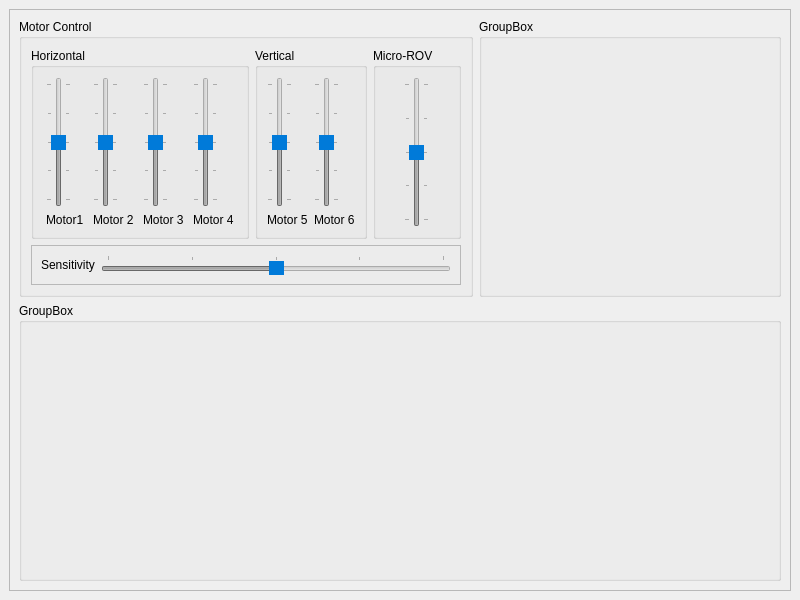
<?xml version="1.0" encoding="UTF-8"?>
<ui version="4.0">
 <class>MainWindow</class>
 <widget class="QMainWindow" name="MainWindow">
  <property name="windowModality">
   <enum>Qt::NonModal</enum>
  </property>
  <property name="geometry">
   <rect>
    <x>0</x>
    <y>0</y>
    <width>800</width>
    <height>600</height>
   </rect>
  </property>
  <property name="windowTitle">
   <string>Husky Explorer</string>
  </property>
  <property name="windowIcon">
   <iconset>
    <normaloff>husky.jpeg</normaloff>husky.jpeg</iconset>
  </property>
  <property name="toolButtonStyle">
   <enum>Qt::ToolButtonIconOnly</enum>
  </property>
  <property name="tabShape">
   <enum>QTabWidget::Rounded</enum>
  </property>
  <widget class="QWidget" name="centralwidget">
   <layout class="QGridLayout" name="gridLayout">
    <item row="0" column="0">
     <widget class="QFrame" name="frame">
      <property name="frameShape">
       <enum>QFrame::StyledPanel</enum>
      </property>
      <property name="frameShadow">
       <enum>QFrame::Raised</enum>
      </property>
      <layout class="QGridLayout" name="gridLayout_2" rowstretch="1,1" columnstretch="3,2">
       <item row="0" column="1">
        <widget class="QGroupBox" name="groupBox">
         <property name="title">
          <string>GroupBox</string>
         </property>
        </widget>
       </item>
       <item row="0" column="0">
        <widget class="QGroupBox" name="motorFrame">
         <property name="title">
          <string>Motor Control</string>
         </property>
         <layout class="QGridLayout" name="gridLayout_3" rowstretch="9,1" columnstretch="4,2,1">
          <item row="0" column="0">
           <widget class="QGroupBox" name="horizontalFrame">
            <property name="title">
             <string>Horizontal</string>
            </property>
            <layout class="QGridLayout" name="gridLayout_4">
             <item row="1" column="4">
              <widget class="QLabel" name="label_5">
               <property name="text">
                <string>Motor 4</string>
               </property>
              </widget>
             </item>
             <item row="1" column="3">
              <widget class="QLabel" name="label_4">
               <property name="text">
                <string>Motor 3</string>
               </property>
              </widget>
             </item>
             <item row="0" column="4">
              <widget class="QSlider" name="motorSlider_4">
               <property name="enabled">
                <bool>false</bool>
               </property>
               <property name="styleSheet">
                <string notr="true">QSlider::handle:vertical:disabled {background-color: rgb(0, 122, 217);}</string>
               </property>
               <property name="minimum">
                <number>1300</number>
               </property>
               <property name="maximum">
                <number>1700</number>
               </property>
               <property name="value">
                <number>1500</number>
               </property>
               <property name="orientation">
                <enum>Qt::Vertical</enum>
               </property>
               <property name="tickPosition">
                <enum>QSlider::TicksBothSides</enum>
               </property>
               <property name="tickInterval">
                <number>100</number>
               </property>
              </widget>
             </item>
             <item row="0" column="0">
              <widget class="QSlider" name="motorSlider_1">
               <property name="enabled">
                <bool>false</bool>
               </property>
               <property name="layoutDirection">
                <enum>Qt::LeftToRight</enum>
               </property>
               <property name="styleSheet">
                <string notr="true">QSlider::handle:vertical:disabled {background-color: rgb(0, 122, 217);}</string>
               </property>
               <property name="minimum">
                <number>1300</number>
               </property>
               <property name="maximum">
                <number>1700</number>
               </property>
               <property name="value">
                <number>1500</number>
               </property>
               <property name="orientation">
                <enum>Qt::Vertical</enum>
               </property>
               <property name="tickPosition">
                <enum>QSlider::TicksBothSides</enum>
               </property>
               <property name="tickInterval">
                <number>100</number>
               </property>
              </widget>
             </item>
             <item row="0" column="2">
              <widget class="QSlider" name="motorSlider_2">
               <property name="enabled">
                <bool>false</bool>
               </property>
               <property name="styleSheet">
                <string notr="true">QSlider::handle:vertical:disabled {background-color: rgb(0, 122, 217);}</string>
               </property>
               <property name="minimum">
                <number>1300</number>
               </property>
               <property name="maximum">
                <number>1700</number>
               </property>
               <property name="value">
                <number>1500</number>
               </property>
               <property name="orientation">
                <enum>Qt::Vertical</enum>
               </property>
               <property name="tickPosition">
                <enum>QSlider::TicksBothSides</enum>
               </property>
               <property name="tickInterval">
                <number>100</number>
               </property>
              </widget>
             </item>
             <item row="0" column="3">
              <widget class="QSlider" name="motorSlider_3">
               <property name="enabled">
                <bool>false</bool>
               </property>
               <property name="styleSheet">
                <string notr="true">QSlider::handle:vertical:disabled {background-color: rgb(0, 122, 217);}</string>
               </property>
               <property name="minimum">
                <number>1300</number>
               </property>
               <property name="maximum">
                <number>1700</number>
               </property>
               <property name="value">
                <number>1500</number>
               </property>
               <property name="orientation">
                <enum>Qt::Vertical</enum>
               </property>
               <property name="tickPosition">
                <enum>QSlider::TicksBothSides</enum>
               </property>
               <property name="tickInterval">
                <number>100</number>
               </property>
              </widget>
             </item>
             <item row="1" column="2">
              <widget class="QLabel" name="label_3">
               <property name="text">
                <string>Motor 2</string>
               </property>
              </widget>
             </item>
             <item row="1" column="0">
              <widget class="QLabel" name="label_2">
               <property name="text">
                <string>Motor1</string>
               </property>
               <property name="alignment">
                <set>Qt::AlignLeading|Qt::AlignLeft|Qt::AlignVCenter</set>
               </property>
              </widget>
             </item>
            </layout>
           </widget>
          </item>
          <item row="0" column="1">
           <widget class="QGroupBox" name="verticalFrame">
            <property name="title">
             <string>Vertical</string>
            </property>
            <layout class="QGridLayout" name="gridLayout_5">
             <item row="0" column="0">
              <widget class="QSlider" name="motorSlider_5">
               <property name="enabled">
                <bool>false</bool>
               </property>
               <property name="styleSheet">
                <string notr="true">QSlider::handle:vertical:disabled {background-color: rgb(0, 122, 217);}</string>
               </property>
               <property name="minimum">
                <number>1300</number>
               </property>
               <property name="maximum">
                <number>1700</number>
               </property>
               <property name="value">
                <number>1500</number>
               </property>
               <property name="orientation">
                <enum>Qt::Vertical</enum>
               </property>
               <property name="tickPosition">
                <enum>QSlider::TicksBothSides</enum>
               </property>
               <property name="tickInterval">
                <number>100</number>
               </property>
              </widget>
             </item>
             <item row="0" column="1">
              <widget class="QSlider" name="motorSlider_6">
               <property name="enabled">
                <bool>false</bool>
               </property>
               <property name="styleSheet">
                <string notr="true">QSlider::handle:vertical:disabled {background-color: rgb(0, 122, 217);}</string>
               </property>
               <property name="minimum">
                <number>1300</number>
               </property>
               <property name="maximum">
                <number>1700</number>
               </property>
               <property name="value">
                <number>1500</number>
               </property>
               <property name="orientation">
                <enum>Qt::Vertical</enum>
               </property>
               <property name="tickPosition">
                <enum>QSlider::TicksBothSides</enum>
               </property>
               <property name="tickInterval">
                <number>100</number>
               </property>
              </widget>
             </item>
             <item row="1" column="0">
              <widget class="QLabel" name="label_6">
               <property name="text">
                <string>Motor 5</string>
               </property>
              </widget>
             </item>
             <item row="1" column="1">
              <widget class="QLabel" name="label_7">
               <property name="text">
                <string>Motor 6</string>
               </property>
              </widget>
             </item>
            </layout>
           </widget>
          </item>
          <item row="0" column="2">
           <widget class="QGroupBox" name="uRovFrame">
            <property name="enabled">
             <bool>true</bool>
            </property>
            <property name="title">
             <string>Micro-ROV</string>
            </property>
            <layout class="QHBoxLayout" name="horizontalLayout_2">
             <item>
              <widget class="QSlider" name="uMotorSlider">
               <property name="enabled">
                <bool>false</bool>
               </property>
               <property name="styleSheet">
                <string notr="true">QSlider::handle:vertical:disabled {background-color: rgb(0, 122, 217);}</string>
               </property>
               <property name="minimum">
                <number>1300</number>
               </property>
               <property name="maximum">
                <number>1700</number>
               </property>
               <property name="value">
                <number>1500</number>
               </property>
               <property name="orientation">
                <enum>Qt::Vertical</enum>
               </property>
               <property name="tickPosition">
                <enum>QSlider::TicksBothSides</enum>
               </property>
               <property name="tickInterval">
                <number>100</number>
               </property>
              </widget>
             </item>
            </layout>
           </widget>
          </item>
          <item row="1" column="0" colspan="3">
           <widget class="QFrame" name="sensitivityFrame">
            <property name="frameShape">
             <enum>QFrame::StyledPanel</enum>
            </property>
            <property name="frameShadow">
             <enum>QFrame::Raised</enum>
            </property>
            <layout class="QHBoxLayout" name="horizontalLayout">
             <item>
              <widget class="QLabel" name="label">
               <property name="text">
                <string>Sensitivity</string>
               </property>
              </widget>
             </item>
             <item>
              <widget class="QSlider" name="sensitivitySlider">
               <property name="enabled">
                <bool>false</bool>
               </property>
               <property name="styleSheet">
                <string notr="true">QSlider::handle:horizontal:disabled {background: rgb(0, 122, 217);}</string>
               </property>
               <property name="minimum">
                <number>1</number>
               </property>
               <property name="maximum">
                <number>5</number>
               </property>
               <property name="value">
                <number>3</number>
               </property>
               <property name="orientation">
                <enum>Qt::Horizontal</enum>
               </property>
               <property name="tickPosition">
                <enum>QSlider::TicksAbove</enum>
               </property>
               <property name="tickInterval">
                <number>1</number>
               </property>
              </widget>
             </item>
            </layout>
           </widget>
          </item>
         </layout>
        </widget>
       </item>
       <item row="1" column="0" colspan="2">
        <widget class="QGroupBox" name="groupBox_2">
         <property name="title">
          <string>GroupBox</string>
         </property>
        </widget>
       </item>
      </layout>
     </widget>
    </item>
   </layout>
  </widget>
 </widget>
 <resources/>
 <connections/>
</ui>
